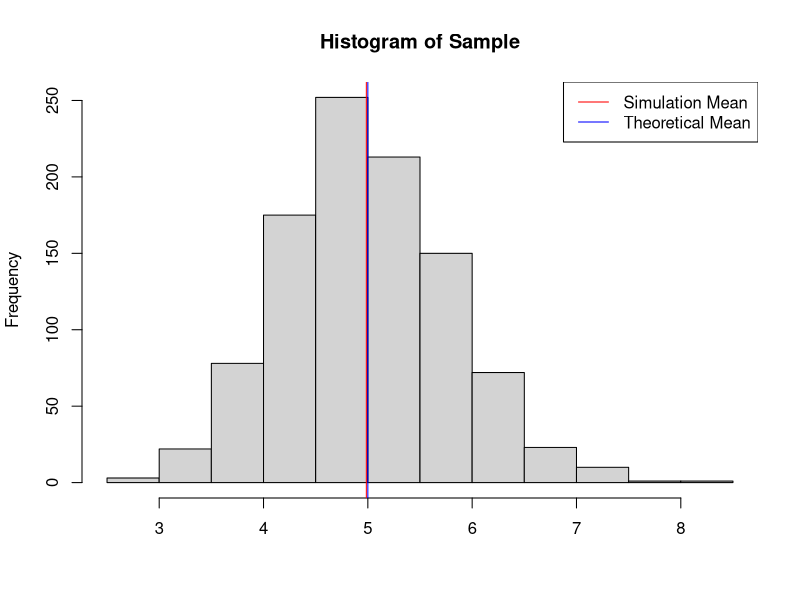
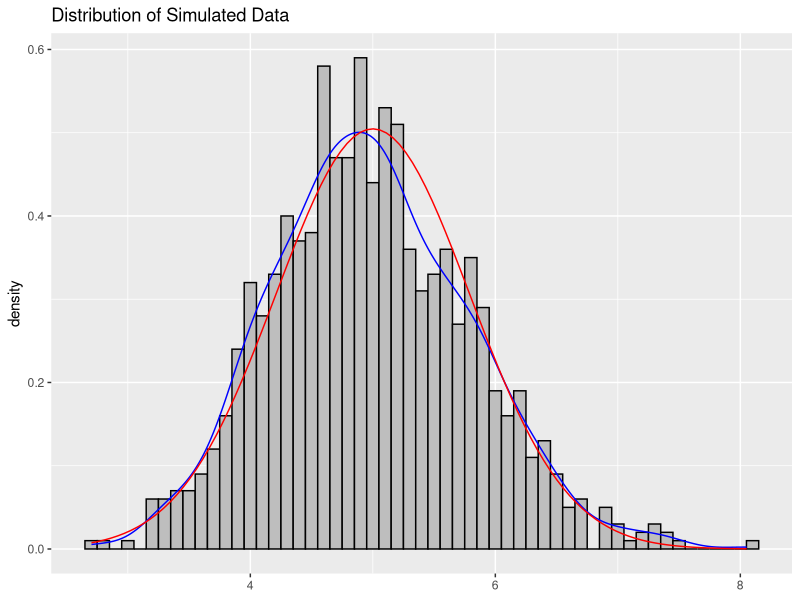

These charts were generated, in order, by the following R code:
## ---- chunk 1
knitr::opts_chunk$set(echo = TRUE)
## ---- chunk 2
#Set up variables
set.seed(248)
lambda<- 0.2
n<-40

#run similuation 1000 times
datasimulation<-NULL
for (i in 1:1000){
        datasimulation[i]<-mean(rexp(n,lambda))
}

#samplemeans<-NULL
#Sample 40 means (with replacement)
#samplemeans<-datasimulation[sample(1:1000,40,replace=TRUE)]

#Histogram the sample means
#Theoretical mean is 1/lamba

hist(datasimulation,main="Histogram of Sample",xlab=NULL,ylab="Frequency")
abline(v=mean(datasimulation),col="red")
abline(v=1/lambda,col="blue")
legend("topright",c("Simulation Mean","Theoretical Mean"),col=c("red","blue"),lwd=1)
## ---- chunk 3
samplevariance<-var(datasimulation)
theoreticalvariance<-(1/lambda)^2/n
## ---- chunk 4
library(ggplot2)
set.seed(564)
ggplot(data.frame(datasimulation),aes(datasimulation))+
        geom_histogram(binwidth=.1,fill="gray",col=I("black"),
                       aes(y=..density..))+
        geom_density(col="blue")+
        stat_function(fun=dnorm,args=list(mean=1/lambda,
                                          sd=sqrt(theoreticalvariance)),
                      col="red")+
        xlab(NULL)+
        ggtitle("Distribution of Simulated Data")
